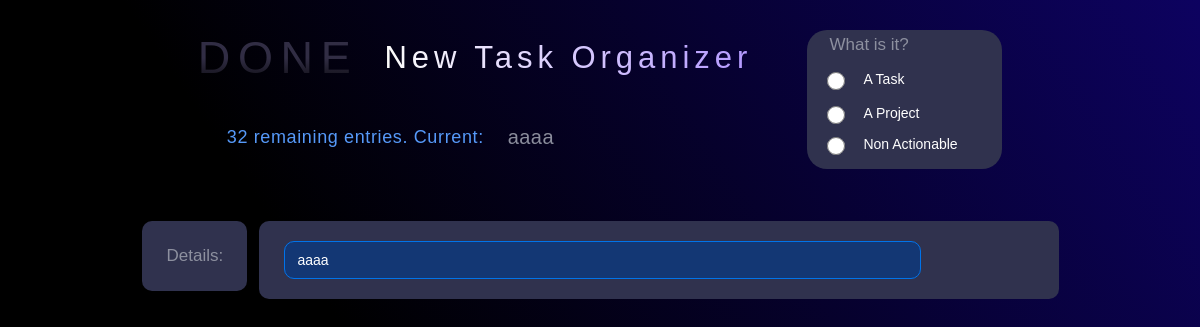
Before: /new-task-organizer/ with the older database file.
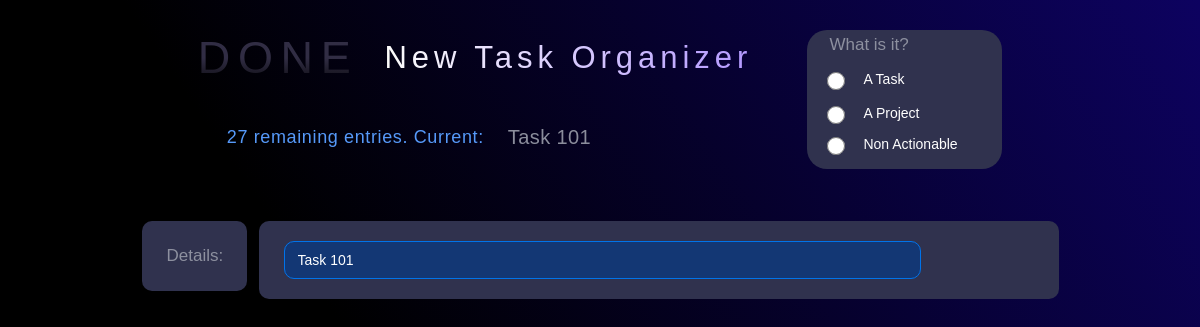
After: the same page with the newer database file.
### tasks/models.py (models this page shows)
class Tasks(models.Model):
    PRIORITIES = [
        ("A", "A"),
        ("B", "B"),
        ("C", "C"),
        ("D", "D"),
    ]
    STATUSES = [
        ("Co", "Completed"),
        ("Cn", "Cancelled"),
        ("De", "Delegated"),
        ("Ip", "In Process"),
        ("Ns", "Not Started"),
        ("Wa", "Wait for"),
    ]
    priority = models.CharField(max_length=1, choices=PRIORITIES, null=True, blank=True)
    status = models.CharField(max_length=2, choices=STATUSES, default='Ns')
    complete = models.BooleanField(default=False)
    name = models.CharField(max_length=200)
    deadline = models.DateField(null=True, blank=True)
    context = models.ForeignKey(Context, on_delete=models.CASCADE,null=True, blank=True)
    effort = models.IntegerField(null=True, blank=True)
    assignee = models.ForeignKey(Assignee, on_delete=models.CASCADE, null=True, blank=True)
    parent = models.ForeignKey(Projects, on_delete=models.CASCADE, null=True, blank=True)
    new_task = models.BooleanField(default=True)

### tasks/views.py (the view)
# urls.py: path('new-task-organizer/', views.NewTaskOrganizerWelcome, name="NewTaskOrganizerWelcome"),
def NewTaskOrganizerWelcome(request):
    task_qty = Tasks.objects.filter(new_task=1).count()             # count the total amount of new entries
    new_task_name = Tasks.objects.filter(new_task=1)[0].name        # get the entry name to proceed
    initial_data_task = {'name': new_task_name}                     # autofill with entry name to proceed
    projects = Projects.objects.all()                               # get the list of existing projects
    initial_data_project = {'project_name': new_task_name}          # autofill with entry name to proceed
    object_id = Tasks.objects.filter(new_task=1)[0].pk              # get the primary key of the entry to proceed
    obj = Tasks.objects.get(pk=object_id)                           # get the instance of the entry to proceed
    form = NewTaskOrganizerTaskForm(
        initial=initial_data_task,
        instance=obj)                                               # display task form with auto filled data
    form_task = NewTaskOrganizerTaskForm()                          # used in default screen and non actionable screen
    form_project = NewTaskOrganizerProjectForm(
        initial=initial_data_project,
        instance=obj)                                               # display project form with auto filled data
    project = form.fields['parent'].queryset                        #call the choices list of the 'parent' field
    return render(request, 'tasks/new-task-o-wizard.html', {
        'form': form,
        'form_task': form_task,
        'form_project': form_project,
        'task_qty': task_qty,
        'new_task_name': new_task_name,
        'projects' : projects,
        'count': project.count(),
        'project': project,
    })

### tasks/forms.py
class NewTaskOrganizerTaskForm(forms.ModelForm):
    class Meta:
        model = Tasks
        widgets = {'deadline' : DateInput(),'parent':forms.RadioSelect()}
        fields = ['priority', 'name', 'deadline', 'context', 'effort', 'parent', 'new_task']
    def __init__(self, *args, **kwargs):
        super().__init__(*args, **kwargs)
        self.fields['effort'].widget.attrs['placeholder'] = 'time'

class NewTaskOrganizerProjectForm(forms.ModelForm):
    class Meta:
        model = Projects
        widgets = {'project_deadline' : DateInput()}
        fields = ['project_priority', 'project_name', 'project_deadline']

### tasks/models.py (called while the page is built)
    def __str__(self):
        return self.name

### tasks/templates/tasks/new-task-o-wizard.html (shortened to what this page needs)
{% load static %}
{% load widget_tweaks %}
<!DOCTYPE html>
<html data-wf-page="652b53b37568770d043d1279" data-wf-site="652482ea837db348b1939c93">
<head>
  <link rel="stylesheet" href="{% static 'tasks/normalize.css' %}" />
  <link rel="stylesheet" href="{% static 'tasks/webflow.css' %}" />
  <link rel="stylesheet" href="{% static 'tasks/done-the-app.webflow.css' %}" />
</head>
<body class="body">
  <div class="main-section">
    <div class="w-form">
      <form id="wf-form-selector" name="wf-form-selector" data-name="selector" method="post" data-wf-page-id="652b53b37568770d043d1279" data-wf-element-id="4ba501e2-0b49-e4b5-74ba-597dd9c33121">
        <div class="nto-header-div">
          <div class="nto-hrd-div">
            <div class="nto-hdr">
              <div class="done-logo-small">DONE</div>
              <div class="hdr-2">New Task Organizer</div>
            </div>
            <div class="nto-prj-slctr-div">
              <div class="menu-hdr-blue">{{ task_qty }} remaining entries. Current:</div>
              <div class="project-name">{{ new_task_name }}</div>
            </div>
          </div>
          <div class="nto-inpt-slct-div">
            <div class="menu-hdr-div">
              <label for="" class="menu-hdr-grey">What is it?</label>
            </div>
            <label data-w-id="c5e5cd09-74e5-ca46-3c8a-03692abc5541" class="radio-btn-field w-radio">
              <input type="radio" id="task" name="input-type" value="task" data-name="input type" class="w-form-formradioinput radio-btn w-radio-input">
              <span class="menu-txt w-form-label" for="task">A Task</span>
            </label>
            <label data-w-id="c5e5cd09-74e5-ca46-3c8a-03692abc5545" class="radio-btn-field w-radio">
              <input type="radio" id="project-2" name="input-type" value="project" data-name="input type" class="w-form-formradioinput radio-btn w-radio-input">
              <span class="menu-txt w-form-label" for="project-2">A Project</span>
            </label>
            <label data-w-id="c5e5cd09-74e5-ca46-3c8a-03692abc5549" class="radio-btn-field w-radio">
              <input type="radio" id="not-actionable" name="input-type" value="not actionable" data-name="input type" class="w-form-formradioinput radio-btn w-radio-input">
              <span class="radio-button-label w-form-label" for="not-actionable">Non Actionable</span>
            </label>
          </div>
        </div>
      </form>
    </div>
    <div data-w-id="1ec4b793-6b39-0e83-ab13-95c4cbd15a1c" class="w-form">
      <form id="wf-form-dummy-name-form" name="wf-form-dummy-name-form" data-name="dummy-name-form" method="post" class="form" data-wf-page-id="652b53b37568770d043d1279" data-wf-element-id="1ec4b793-6b39-0e83-ab13-95c4cbd15a1d">
        <div class="nto-dtl-info-div">
          <div class="nto-dtl-info-lft-div">
            <div class="menu-hdr-grey">Details:</div>
          </div>
          <aside class="nto-dtl-info-rgh-div">
            <div class="nto-project-fltr">
              {{ form.name|add_class:"task-name-frame w-input"}}
            </div>
          </aside>
        </div>
      </form>
    </div>
  </div>
</body>
</html>

Changed rows visible on the page:
removed Tasks: name "aaaa"
now on this page (row unchanged): Tasks: name "Task 101"
Other visible differences:
{{ task_qty }}: "32" → "27"
